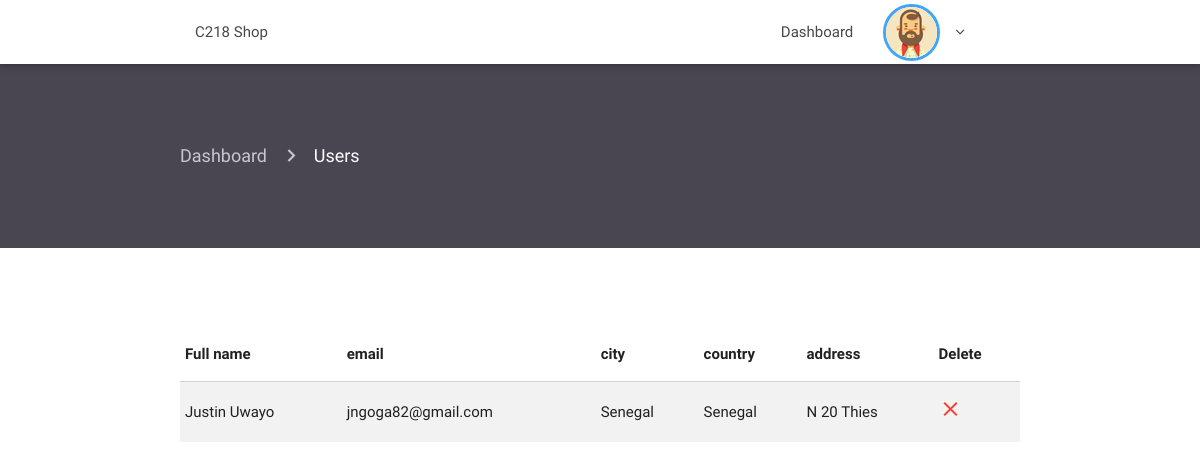
The app's page /admin/allusers.php (signed in) with its own data.
### tables this page shows
CREATE TABLE `users` (
  `id` int(11) NOT NULL,
  `email` varchar(100) NOT NULL,
  `firstname` varchar(1000) NOT NULL,
  `lastname` varchar(1000) NOT NULL,
  `password` varchar(1000) NOT NULL,
  `address` varchar(1000) NOT NULL,
  `city` varchar(1000) NOT NULL,
  `country` varchar(1000) NOT NULL,
  `role` varchar(1000) NOT NULL
);

### admin/allusers.php (the view, shortened to what this page needs)
<?php
require 'includes/header.php';
require 'includes/navconnected.php'; ?>
<div class="container-fluid product-page">
    <div class="container current-page">
        <nav>
            <div class="nav-wrapper">
                <div class="col s12">
                    <a href="index" class="breadcrumb">Dashboard</a>
                    <a href="users" class="breadcrumb">Users</a>
                </div>
            </div>
        </nav>
    </div>
</div>
<div class="container scroll">
    <table class="highlight striped">
        <thead>
        <tr>
            <th data-field="lastname">Full name</th>
            <th data-field="email">email</th>
            <th data-field="city">city</th>
            <th data-field="country">country</th>
            <th data-field="address">address</th>
            <th data-field="delete">Delete</th>
        </tr>
        </thead>
        <tbody>
        <?php
        include '../db.php';
        $queryuser = "SELECT id, email, firstname, lastname, address, city, country  FROM users WHERE role = 'client'";
        $resultuser = $connection->query($queryuser);
        if ($resultuser->num_rows > 0) {
            while ($rowuser = $resultuser->fetch_assoc()) {
                $id_user = $rowuser['id'];
                $firstname = $rowuser['firstname'];
                $lasttname = $rowuser['lastname'];
                $email = $rowuser['email'];
                $country = $rowuser['country'];
                $address = $rowuser['address'];
                ?>
                <tr>
                    <td><?php echo " $firstname " . " $lasttname"; ?></td>
                    <td><?= $email; ?></td>
                    <td><?= $country; ?></td>
                    <td><?= $country; ?></td>
                    <td><?= $address; ?></td>
                    <td><a href="deleteuser.php?id=<?= $id_user; ?>"><i class="material-icons red-text">close</i></a>
                    </td>
                </tr>
            <?php }
        } ?>
        </tbody>
    </table>
</div>
<?php require 'includes/footer.php'; ?>

### admin/src/css/style.css (style rules this page uses)
.scroll { height: 600px !important; overflow-y: scroll; padding-top: 80px; padding-bottom: 60px; }
.product-page { padding-top: 60px; padding-bottom: 60px; background-color: #494551; }
.product-page nav { background: none; box-shadow: none; }
.material-icons { font-family: 'Material Icons'; font-weight: normal; font-style: normal; font-size: 24px; line-height: 1; letter-spacing: normal; text-transform: none; display: inline-block; white-space: nowrap; word-wrap: normal; direction: ltr; -webkit-font-feature-settings: 'liga'; -webkit-font-smoothing: antialiased; }

### records on screen
users: firstname "Justin", lastname "Uwayo", email "jngoga82@gmail.com", country "Senegal", address "N 20 Thies"
